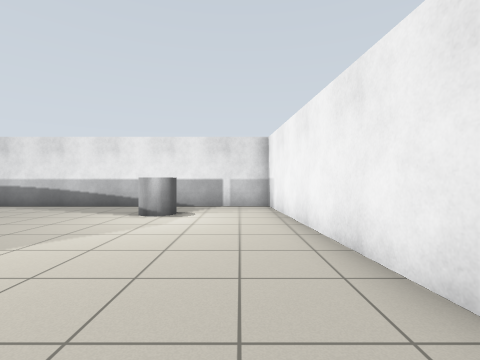
View 1 (above)

24 first-person views from a walk through a Gazebo world. The camera is 0.94 m above the floor, looks level and sees 85° across. The floor is counted in squares, 1 m on a side. Each view is taken from the middle of a square. On the plan, view 1 faces up. The plan holds only what a view shows up to about 11 squares ahead; the rest is blank.

View 2
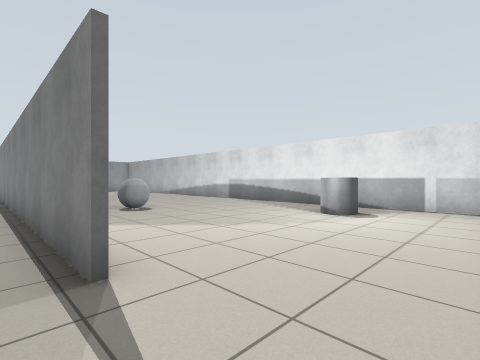

View 3
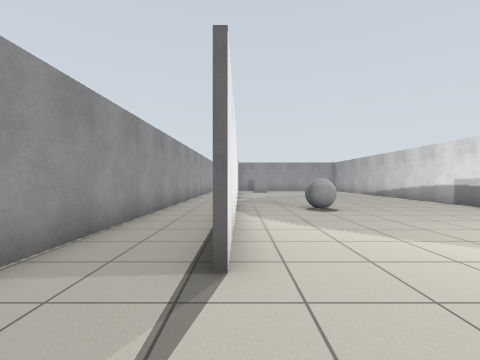

View 4
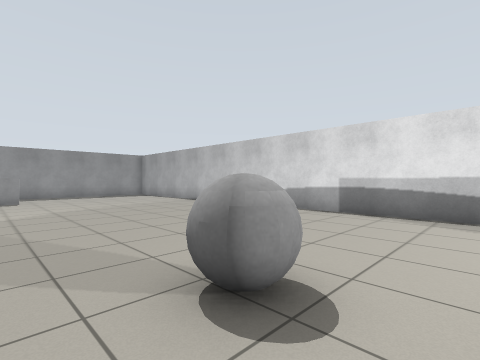

View 5
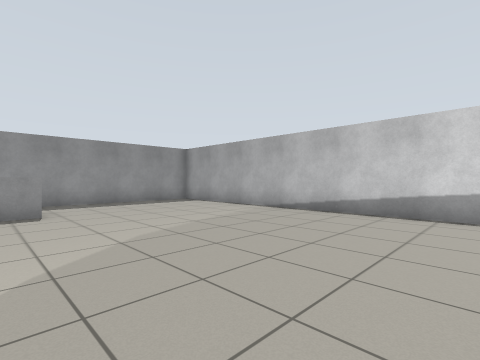

View 6
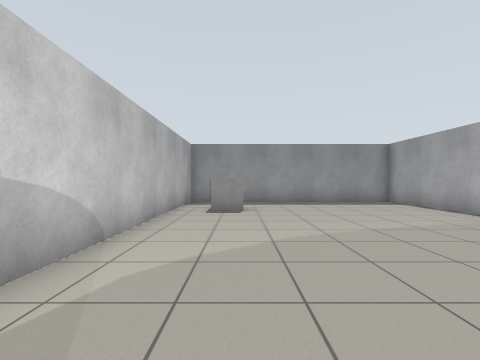

View 7
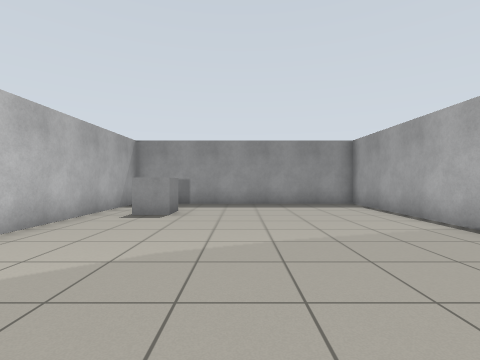

View 8
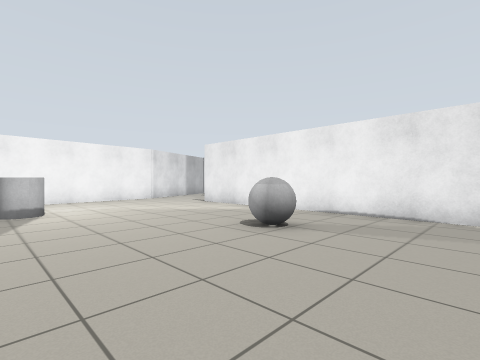

View 9
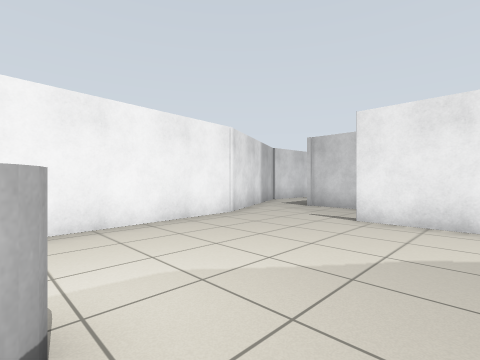

View 10
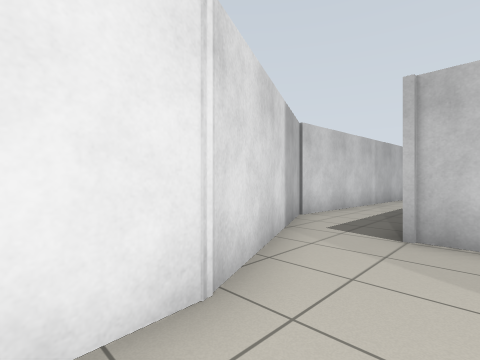

View 11
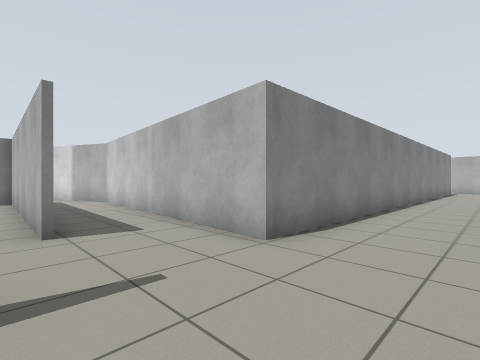

View 12
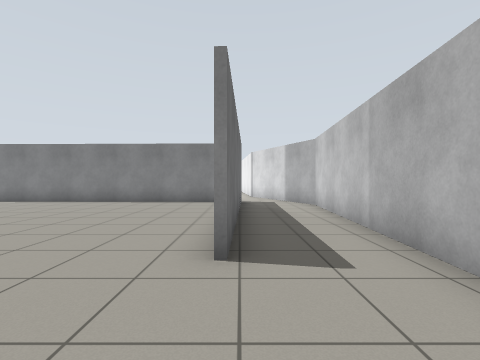

View 13
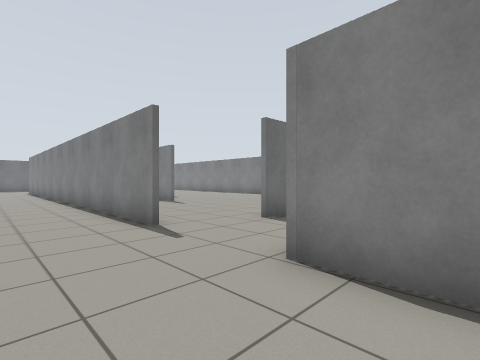

View 14
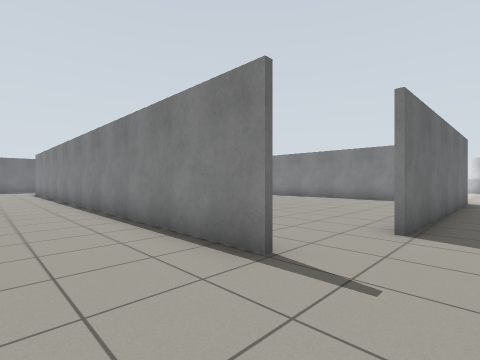

View 15
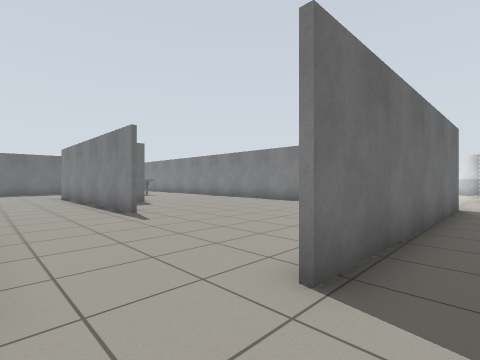

View 16
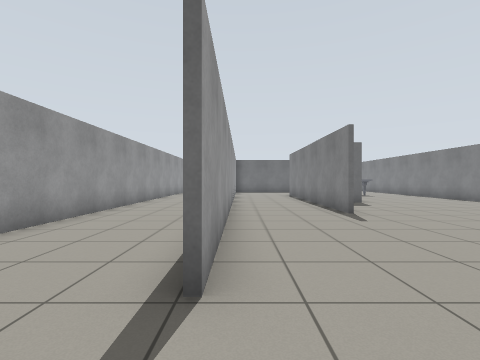

View 17
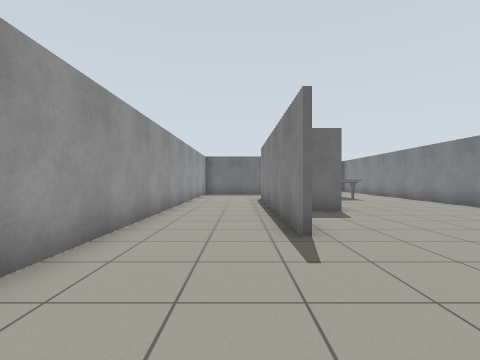

View 18
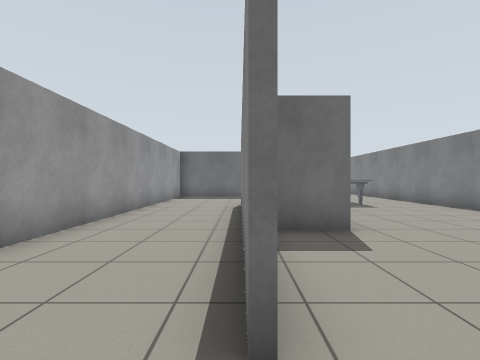

View 19
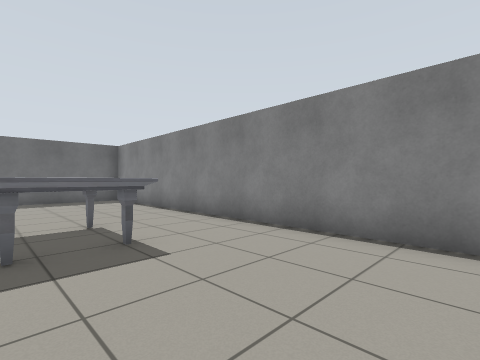

View 20
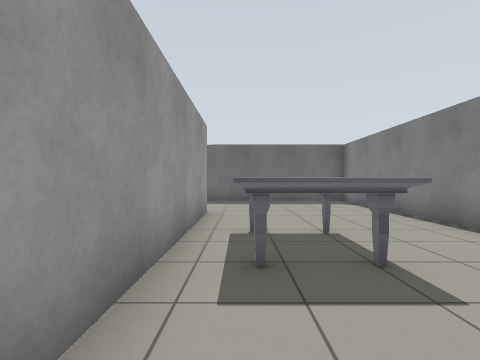

View 21
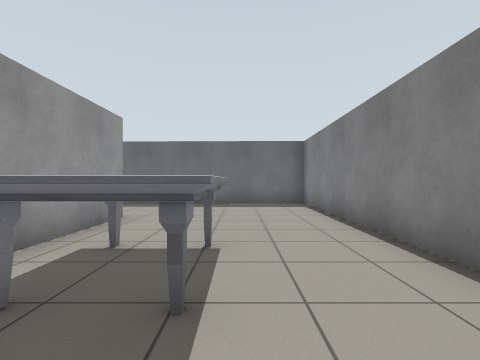

View 22
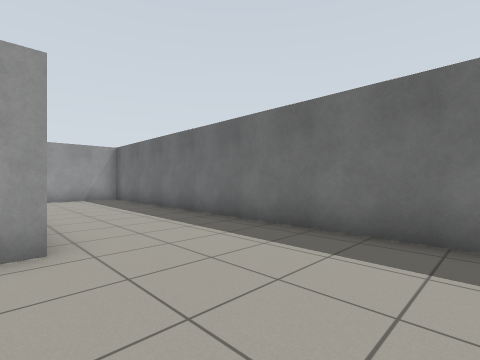

View 23
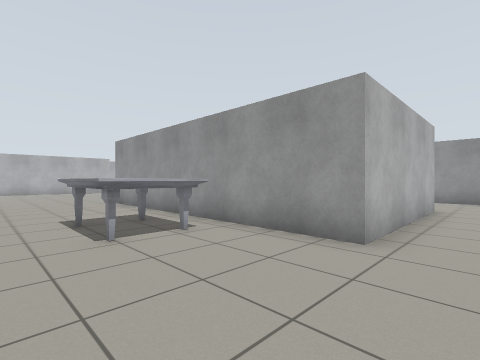

View 24
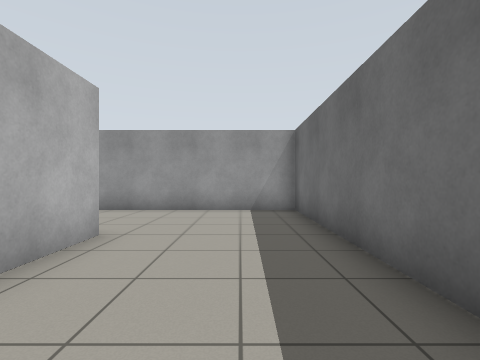

### Floor plan
Points are (right, up) in squares from view 1. A wall is a line through its corners. A room is listed if a view was taken in it or the views show most of it. See-through windows are left out.
Room 1 (views 1, 2, 3, 4, 5, 6, 7, 8, 9, 10)
walls: (-10.8, 0.9) (-1.6, 0.9); (-10.1, -1.5) (1.1, -1.6); (-1.6, 0.7) (-13.5, 0.7); (2.5, -0.1) (1.7, 1.7) (1, 9.5) (-22.4, 9.5) (-22.5, 0.9) (-13.2, 0.9)
ways out: opening at (2, -1) to room 3
objects: grey box (-20, 2) to (-19, 3); grey ball (-8, 3) to (-7, 4); grey cylinder (-3, 7) to (-2, 7)
Room 2 (views 11, 12, 13, 14, 15, 16, 17, 18, 19, 20, 21, 22, 23, 24)
walls: (-5.2, -8.9) (-11.9, -8.9); (-9, -16.2) (-2.5, -16.2); (0.7, -10) (0.9, -2); (-15, -12.3) (0, -12.3) (-9.6, -12.2); (-10.1, -1.6) (-22.5, -1.4) (-22.7, -16.2) (-16.5, -16.2); (-18.6, -12.5) (-18.6, -7) (-8.8, -7) (-8.8, -8.4); (13.1, -12.6) (3.2, -12.4) (3.4, -9.5)
ways out: opening at (2, -9) to room 3
objects: marble table (-16, -6) to (-14, -4)
Room 3 (no view inside)
walls: (1.1, -1.6) (0.8, -10); (3.4, -9.5) (3.8, -3.1) (2.5, -0.1)
ways out: opening at (2, -1) to room 1; opening at (2, -9) to room 2

Where each view was taken, in squares from view 1:
view 1: 0 up, 0 right, facing up
view 2: 0 up, 1 right, facing up-left
view 3: 1 up, 1 right, facing left
view 4: 2 up, 6 left, facing up-left
view 5: 2 up, 11 left, facing up-left
view 6: 3 up, 11 left, facing left
view 7: 5 up, 12 left, facing left
view 8: 8 up, 11 left, facing down-right
view 9: 7 up, 4 left, facing down-right
view 10: 3 up, 0 right, facing down-right
view 11: 15 down, 0 right, facing up-right
view 12: 13 down, 1 right, facing up
view 13: 15 down, 5 right, facing up-left
view 14: 15 down, 2 right, facing up-left
view 15: 12 down, 2 right, facing up-left
view 16: 12 down, 2 right, facing left
view 17: 10 down, 1 left, facing left
view 18: 9 down, 4 left, facing left
view 19: 6 down, 10 left, facing up-left
view 20: 6 down, 11 left, facing left
view 21: 4 down, 12 left, facing left
view 22: 3 down, 18 left, facing down-left
view 23: 3 down, 20 left, facing down-right
view 24: 8 down, 21 left, facing down
